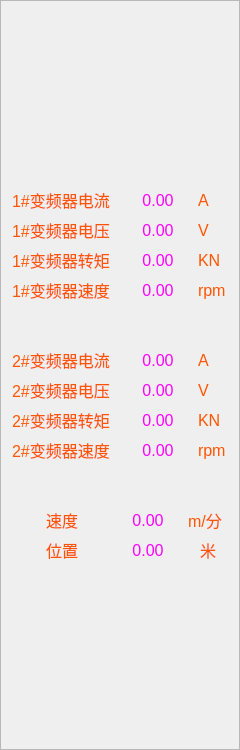
    <widget class="QFrame" name="frame_Right">
     <property name="minimumSize">
      <size>
       <width>230</width>
       <height>750</height>
      </size>
     </property>
     <property name="maximumSize">
      <size>
       <width>240</width>
       <height>16777215</height>
      </size>
     </property>
     <property name="frameShape">
      <enum>QFrame::StyledPanel</enum>
     </property>
     <property name="frameShadow">
      <enum>QFrame::Raised</enum>
     </property>
     <layout class="QGridLayout" name="gridLayout_2">
      <item row="0" column="0">
       <layout class="QVBoxLayout" name="verticalLayout_3">
        <item>
         <spacer name="verticalSpacer_r_T">
          <property name="orientation">
           <enum>Qt::Vertical</enum>
          </property>
          <property name="sizeHint" stdset="0">
           <size>
            <width>20</width>
            <height>40</height>
           </size>
          </property>
         </spacer>
        </item>
        <item>
         <layout class="QVBoxLayout" name="verticalLayout">
          <property name="spacing">
           <number>10</number>
          </property>
          <item>
           <layout class="QHBoxLayout" name="horizontalLayout_12">
            <item>
             <widget class="QLabel" name="label_1A">
              <property name="minimumSize">
               <size>
                <width>110</width>
                <height>20</height>
               </size>
              </property>
              <property name="maximumSize">
               <size>
                <width>110</width>
                <height>20</height>
               </size>
              </property>
              <property name="font">
               <font>
                <pointsize>12</pointsize>
               </font>
              </property>
              <property name="styleSheet">
               <string notr="true">color: rgb(255, 85, 0);</string>
              </property>
              <property name="text">
               <string>1#变频器电流</string>
              </property>
             </widget>
            </item>
            <item>
             <widget class="QLabel" name="label_1AV">
              <property name="minimumSize">
               <size>
                <width>60</width>
                <height>20</height>
               </size>
              </property>
              <property name="maximumSize">
               <size>
                <width>60</width>
                <height>20</height>
               </size>
              </property>
              <property name="font">
               <font>
                <pointsize>12</pointsize>
               </font>
              </property>
              <property name="styleSheet">
               <string notr="true">color: rgb(255, 0, 255);</string>
              </property>
              <property name="text">
               <string>0.00</string>
              </property>
              <property name="alignment">
               <set>Qt::AlignCenter</set>
              </property>
             </widget>
            </item>
            <item>
             <widget class="QLabel" name="label_1AVR">
              <property name="minimumSize">
               <size>
                <width>30</width>
                <height>20</height>
               </size>
              </property>
              <property name="maximumSize">
               <size>
                <width>30</width>
                <height>20</height>
               </size>
              </property>
              <property name="font">
               <font>
                <pointsize>12</pointsize>
               </font>
              </property>
              <property name="styleSheet">
               <string notr="true">color: rgb(255, 85, 0);</string>
              </property>
              <property name="text">
               <string>A</string>
              </property>
             </widget>
            </item>
           </layout>
          </item>
          <item>
           <layout class="QHBoxLayout" name="horizontalLayout_23">
            <item>
             <widget class="QLabel" name="label_39">
              <property name="minimumSize">
               <size>
                <width>110</width>
                <height>20</height>
               </size>
              </property>
              <property name="maximumSize">
               <size>
                <width>110</width>
                <height>20</height>
               </size>
              </property>
              <property name="font">
               <font>
                <pointsize>12</pointsize>
               </font>
              </property>
              <property name="styleSheet">
               <string notr="true">color: rgb(255, 85, 0);</string>
              </property>
              <property name="text">
               <string>1#变频器电压</string>
              </property>
             </widget>
            </item>
            <item>
             <widget class="QLabel" name="label_40">
              <property name="minimumSize">
               <size>
                <width>60</width>
                <height>20</height>
               </size>
              </property>
              <property name="maximumSize">
               <size>
                <width>60</width>
                <height>20</height>
               </size>
              </property>
              <property name="font">
               <font>
                <pointsize>12</pointsize>
               </font>
              </property>
              <property name="styleSheet">
               <string notr="true">color: rgb(255, 0, 255);</string>
              </property>
              <property name="text">
               <string>0.00</string>
              </property>
              <property name="alignment">
               <set>Qt::AlignCenter</set>
              </property>
             </widget>
            </item>
            <item>
             <widget class="QLabel" name="label_41">
              <property name="minimumSize">
               <size>
                <width>30</width>
                <height>20</height>
               </size>
              </property>
              <property name="maximumSize">
               <size>
                <width>30</width>
                <height>20</height>
               </size>
              </property>
              <property name="font">
               <font>
                <pointsize>12</pointsize>
               </font>
              </property>
              <property name="styleSheet">
               <string notr="true">color: rgb(255, 85, 0);</string>
              </property>
              <property name="text">
               <string>V</string>
              </property>
             </widget>
            </item>
           </layout>
          </item>
          <item>
           <layout class="QHBoxLayout" name="horizontalLayout_35">
            <item>
             <widget class="QLabel" name="label_42">
              <property name="minimumSize">
               <size>
                <width>110</width>
                <height>20</height>
               </size>
              </property>
              <property name="maximumSize">
               <size>
                <width>110</width>
                <height>20</height>
               </size>
              </property>
              <property name="font">
               <font>
                <pointsize>12</pointsize>
               </font>
              </property>
              <property name="styleSheet">
               <string notr="true">color: rgb(255, 85, 0);</string>
              </property>
              <property name="text">
               <string>1#变频器转矩</string>
              </property>
             </widget>
            </item>
            <item>
             <widget class="QLabel" name="label_43">
              <property name="minimumSize">
               <size>
                <width>60</width>
                <height>20</height>
               </size>
              </property>
              <property name="maximumSize">
               <size>
                <width>60</width>
                <height>20</height>
               </size>
              </property>
              <property name="font">
               <font>
                <pointsize>12</pointsize>
               </font>
              </property>
              <property name="styleSheet">
               <string notr="true">color: rgb(255, 0, 255);</string>
              </property>
              <property name="text">
               <string>0.00</string>
              </property>
              <property name="alignment">
               <set>Qt::AlignCenter</set>
              </property>
             </widget>
            </item>
            <item>
             <widget class="QLabel" name="label_44">
              <property name="minimumSize">
               <size>
                <width>30</width>
                <height>20</height>
               </size>
              </property>
              <property name="maximumSize">
               <size>
                <width>30</width>
                <height>20</height>
               </size>
              </property>
              <property name="font">
               <font>
                <pointsize>12</pointsize>
               </font>
              </property>
              <property name="styleSheet">
               <string notr="true">color: rgb(255, 85, 0);</string>
              </property>
              <property name="text">
               <string>KN</string>
              </property>
             </widget>
            </item>
           </layout>
          </item>
          <item>
           <layout class="QHBoxLayout" name="horizontalLayout_38">
            <item>
             <widget class="QLabel" name="label_51">
              <property name="minimumSize">
               <size>
                <width>110</width>
                <height>20</height>
               </size>
              </property>
              <property name="maximumSize">
               <size>
                <width>110</width>
                <height>20</height>
               </size>
              </property>
              <property name="font">
               <font>
                <pointsize>12</pointsize>
               </font>
              </property>
              <property name="styleSheet">
               <string notr="true">color: rgb(255, 85, 0);</string>
              </property>
              <property name="text">
               <string>1#变频器速度</string>
              </property>
             </widget>
            </item>
            <item>
             <widget class="QLabel" name="label_52">
              <property name="minimumSize">
               <size>
                <width>60</width>
                <height>20</height>
               </size>
              </property>
              <property name="maximumSize">
               <size>
                <width>60</width>
                <height>20</height>
               </size>
              </property>
              <property name="font">
               <font>
                <pointsize>12</pointsize>
               </font>
              </property>
              <property name="styleSheet">
               <string notr="true">color: rgb(255, 0, 255);</string>
              </property>
              <property name="text">
               <string>0.00</string>
              </property>
              <property name="alignment">
               <set>Qt::AlignCenter</set>
              </property>
             </widget>
            </item>
            <item>
             <widget class="QLabel" name="label_53">
              <property name="minimumSize">
               <size>
                <width>30</width>
                <height>20</height>
               </size>
              </property>
              <property name="maximumSize">
               <size>
                <width>30</width>
                <height>20</height>
               </size>
              </property>
              <property name="font">
               <font>
                <pointsize>12</pointsize>
               </font>
              </property>
              <property name="styleSheet">
               <string notr="true">color: rgb(255, 85, 0);</string>
              </property>
              <property name="text">
               <string>rpm</string>
              </property>
             </widget>
            </item>
           </layout>
          </item>
          <item>
           <spacer name="verticalSpacer_4">
            <property name="orientation">
             <enum>Qt::Vertical</enum>
            </property>
            <property name="sizeHint" stdset="0">
             <size>
              <width>20</width>
              <height>40</height>
             </size>
            </property>
           </spacer>
          </item>
          <item>
           <layout class="QHBoxLayout" name="horizontalLayout_36">
            <item>
             <widget class="QLabel" name="label_45">
              <property name="minimumSize">
               <size>
                <width>110</width>
                <height>20</height>
               </size>
              </property>
              <property name="maximumSize">
               <size>
                <width>110</width>
                <height>20</height>
               </size>
              </property>
              <property name="font">
               <font>
                <pointsize>12</pointsize>
               </font>
              </property>
              <property name="styleSheet">
               <string notr="true">color: rgb(255, 85, 0);</string>
              </property>
              <property name="text">
               <string>2#变频器电流</string>
              </property>
             </widget>
            </item>
            <item>
             <widget class="QLabel" name="label_46">
              <property name="minimumSize">
               <size>
                <width>60</width>
                <height>20</height>
               </size>
              </property>
              <property name="maximumSize">
               <size>
                <width>60</width>
                <height>20</height>
               </size>
              </property>
              <property name="font">
               <font>
                <pointsize>12</pointsize>
               </font>
              </property>
              <property name="styleSheet">
               <string notr="true">color: rgb(255, 0, 255);</string>
              </property>
              <property name="text">
               <string>0.00</string>
              </property>
              <property name="alignment">
               <set>Qt::AlignCenter</set>
              </property>
             </widget>
            </item>
            <item>
             <widget class="QLabel" name="label_47">
              <property name="minimumSize">
               <size>
                <width>30</width>
                <height>20</height>
               </size>
              </property>
              <property name="maximumSize">
               <size>
                <width>30</width>
                <height>20</height>
               </size>
              </property>
              <property name="font">
               <font>
                <pointsize>12</pointsize>
               </font>
              </property>
              <property name="styleSheet">
               <string notr="true">color: rgb(255, 85, 0);</string>
              </property>
              <property name="text">
               <string>A</string>
              </property>
             </widget>
            </item>
           </layout>
          </item>
          <item>
           <layout class="QHBoxLayout" name="horizontalLayout_37">
            <item>
             <widget class="QLabel" name="label_48">
              <property name="minimumSize">
               <size>
                <width>110</width>
                <height>20</height>
               </size>
              </property>
              <property name="maximumSize">
               <size>
                <width>110</width>
                <height>20</height>
               </size>
              </property>
              <property name="font">
               <font>
                <pointsize>12</pointsize>
               </font>
              </property>
              <property name="styleSheet">
               <string notr="true">color: rgb(255, 85, 0);</string>
              </property>
              <property name="text">
               <string>2#变频器电压</string>
              </property>
             </widget>
            </item>
            <item>
             <widget class="QLabel" name="label_49">
              <property name="minimumSize">
               <size>
                <width>60</width>
                <height>20</height>
               </size>
              </property>
              <property name="maximumSize">
               <size>
                <width>60</width>
                <height>20</height>
               </size>
              </property>
              <property name="font">
               <font>
                <pointsize>12</pointsize>
               </font>
              </property>
              <property name="styleSheet">
               <string notr="true">color: rgb(255, 0, 255);</string>
              </property>
              <property name="text">
               <string>0.00</string>
              </property>
              <property name="alignment">
               <set>Qt::AlignCenter</set>
              </property>
             </widget>
            </item>
            <item>
             <widget class="QLabel" name="label_50">
              <property name="minimumSize">
               <size>
                <width>30</width>
                <height>20</height>
               </size>
              </property>
              <property name="maximumSize">
               <size>
                <width>30</width>
                <height>20</height>
               </size>
              </property>
              <property name="font">
               <font>
                <pointsize>12</pointsize>
               </font>
              </property>
              <property name="styleSheet">
               <string notr="true">color: rgb(255, 85, 0);</string>
              </property>
              <property name="text">
               <string>V</string>
              </property>
             </widget>
            </item>
           </layout>
          </item>
          <item>
           <layout class="QHBoxLayout" name="horizontalLayout_41">
            <item>
             <widget class="QLabel" name="label_60">
              <property name="minimumSize">
               <size>
                <width>110</width>
                <height>20</height>
               </size>
              </property>
              <property name="maximumSize">
               <size>
                <width>110</width>
                <height>20</height>
               </size>
              </property>
              <property name="font">
               <font>
                <pointsize>12</pointsize>
               </font>
              </property>
              <property name="styleSheet">
               <string notr="true">color: rgb(255, 85, 0);</string>
              </property>
              <property name="text">
               <string>2#变频器转矩</string>
              </property>
             </widget>
            </item>
            <item>
             <widget class="QLabel" name="label_61">
              <property name="minimumSize">
               <size>
                <width>60</width>
                <height>20</height>
               </size>
              </property>
              <property name="maximumSize">
               <size>
                <width>60</width>
                <height>20</height>
               </size>
              </property>
              <property name="font">
               <font>
                <pointsize>12</pointsize>
               </font>
              </property>
              <property name="styleSheet">
               <string notr="true">color: rgb(255, 0, 255);</string>
              </property>
              <property name="text">
               <string>0.00</string>
              </property>
              <property name="alignment">
               <set>Qt::AlignCenter</set>
              </property>
             </widget>
            </item>
            <item>
             <widget class="QLabel" name="label_62">
              <property name="minimumSize">
               <size>
                <width>30</width>
                <height>20</height>
               </size>
              </property>
              <property name="maximumSize">
               <size>
                <width>30</width>
                <height>20</height>
               </size>
              </property>
              <property name="font">
               <font>
                <pointsize>12</pointsize>
               </font>
              </property>
              <property name="styleSheet">
               <string notr="true">color: rgb(255, 85, 0);</string>
              </property>
              <property name="text">
               <string>KN</string>
              </property>
             </widget>
            </item>
           </layout>
          </item>
          <item>
           <layout class="QHBoxLayout" name="horizontalLayout_39">
            <item>
             <widget class="QLabel" name="label_54">
              <property name="minimumSize">
               <size>
                <width>110</width>
                <height>20</height>
               </size>
              </property>
              <property name="maximumSize">
               <size>
                <width>110</width>
                <height>20</height>
               </size>
              </property>
              <property name="font">
               <font>
                <pointsize>12</pointsize>
               </font>
              </property>
              <property name="styleSheet">
               <string notr="true">color: rgb(255, 85, 0);</string>
              </property>
              <property name="text">
               <string>2#变频器速度</string>
              </property>
             </widget>
            </item>
            <item>
             <widget class="QLabel" name="label_55">
              <property name="minimumSize">
               <size>
                <width>60</width>
                <height>20</height>
               </size>
              </property>
              <property name="maximumSize">
               <size>
                <width>60</width>
                <height>20</height>
               </size>
              </property>
              <property name="font">
               <font>
                <pointsize>12</pointsize>
               </font>
              </property>
              <property name="styleSheet">
               <string notr="true">color: rgb(255, 0, 255);</string>
              </property>
              <property name="text">
               <string>0.00</string>
              </property>
              <property name="alignment">
               <set>Qt::AlignCenter</set>
              </property>
             </widget>
            </item>
            <item>
             <widget class="QLabel" name="label_56">
              <property name="minimumSize">
               <size>
                <width>30</width>
                <height>20</height>
               </size>
              </property>
              <property name="maximumSize">
               <size>
                <width>30</width>
                <height>20</height>
               </size>
              </property>
              <property name="font">
               <font>
                <pointsize>12</pointsize>
               </font>
              </property>
              <property name="styleSheet">
               <string notr="true">color: rgb(255, 85, 0);</string>
              </property>
              <property name="text">
               <string>rpm</string>
              </property>
             </widget>
            </item>
           </layout>
          </item>
          <item>
           <spacer name="verticalSpacer_3">
            <property name="orientation">
             <enum>Qt::Vertical</enum>
            </property>
            <property name="sizeHint" stdset="0">
             <size>
              <width>20</width>
              <height>40</height>
             </size>
            </property>
           </spacer>
          </item>
          <item>
           <layout class="QHBoxLayout" name="horizontalLayout_40">
            <item>
             <widget class="QLabel" name="label_57">
              <property name="minimumSize">
               <size>
                <width>100</width>
                <height>20</height>
               </size>
              </property>
              <property name="maximumSize">
               <size>
                <width>100</width>
                <height>20</height>
               </size>
              </property>
              <property name="font">
               <font>
                <pointsize>12</pointsize>
               </font>
              </property>
              <property name="styleSheet">
               <string notr="true">color: rgb(255, 85, 0);</string>
              </property>
              <property name="text">
               <string>速度</string>
              </property>
              <property name="alignment">
               <set>Qt::AlignCenter</set>
              </property>
             </widget>
            </item>
            <item>
             <widget class="QLabel" name="label_58">
              <property name="minimumSize">
               <size>
                <width>60</width>
                <height>20</height>
               </size>
              </property>
              <property name="maximumSize">
               <size>
                <width>60</width>
                <height>20</height>
               </size>
              </property>
              <property name="font">
               <font>
                <pointsize>12</pointsize>
               </font>
              </property>
              <property name="styleSheet">
               <string notr="true">color: rgb(255, 0, 255);</string>
              </property>
              <property name="text">
               <string>0.00</string>
              </property>
              <property name="alignment">
               <set>Qt::AlignCenter</set>
              </property>
             </widget>
            </item>
            <item>
             <widget class="QLabel" name="label_59">
              <property name="minimumSize">
               <size>
                <width>40</width>
                <height>20</height>
               </size>
              </property>
              <property name="maximumSize">
               <size>
                <width>40</width>
                <height>20</height>
               </size>
              </property>
              <property name="font">
               <font>
                <pointsize>12</pointsize>
               </font>
              </property>
              <property name="styleSheet">
               <string notr="true">color: rgb(255, 85, 0);</string>
              </property>
              <property name="text">
               <string>m/分</string>
              </property>
             </widget>
            </item>
           </layout>
          </item>
          <item>
           <layout class="QHBoxLayout" name="horizontalLayout_42">
            <item>
             <widget class="QLabel" name="label_63">
              <property name="minimumSize">
               <size>
                <width>100</width>
                <height>20</height>
               </size>
              </property>
              <property name="maximumSize">
               <size>
                <width>100</width>
                <height>20</height>
               </size>
              </property>
              <property name="font">
               <font>
                <pointsize>12</pointsize>
               </font>
              </property>
              <property name="styleSheet">
               <string notr="true">color: rgb(255, 85, 0);</string>
              </property>
              <property name="text">
               <string>位置</string>
              </property>
              <property name="alignment">
               <set>Qt::AlignCenter</set>
              </property>
             </widget>
            </item>
            <item>
             <widget class="QLabel" name="label_64">
              <property name="minimumSize">
               <size>
                <width>60</width>
                <height>20</height>
               </size>
              </property>
              <property name="maximumSize">
               <size>
                <width>60</width>
                <height>20</height>
               </size>
              </property>
              <property name="font">
               <font>
                <pointsize>12</pointsize>
               </font>
              </property>
              <property name="styleSheet">
               <string notr="true">color: rgb(255, 0, 255);</string>
              </property>
              <property name="text">
               <string>0.00</string>
              </property>
              <property name="alignment">
               <set>Qt::AlignCenter</set>
              </property>
             </widget>
            </item>
            <item>
             <widget class="QLabel" name="label_65">
              <property name="minimumSize">
               <size>
                <width>40</width>
                <height>20</height>
               </size>
              </property>
              <property name="maximumSize">
               <size>
                <width>40</width>
                <height>20</height>
               </size>
              </property>
              <property name="font">
               <font>
                <pointsize>12</pointsize>
               </font>
              </property>
              <property name="styleSheet">
               <string notr="true">color: rgb(255, 85, 0);</string>
              </property>
              <property name="text">
               <string>米</string>
              </property>
              <property name="alignment">
               <set>Qt::AlignCenter</set>
              </property>
             </widget>
            </item>
           </layout>
          </item>
         </layout>
        </item>
        <item>
         <spacer name="verticalSpacer">
          <property name="orientation">
           <enum>Qt::Vertical</enum>
          </property>
          <property name="sizeHint" stdset="0">
           <size>
            <width>20</width>
            <height>40</height>
           </size>
          </property>
         </spacer>
        </item>
       </layout>
      </item>
     </layout>
    </widget>
